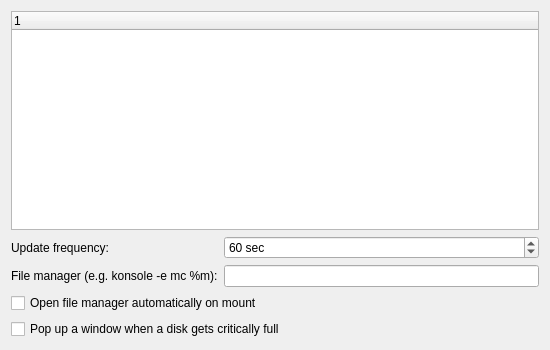
<?xml version="1.0" encoding="UTF-8"?>
<ui version="4.0">
 <class>KDFConfigWidget</class>
 <widget class="QWidget" name="KDFConfigWidget">
  <property name="geometry">
   <rect>
    <x>0</x>
    <y>0</y>
    <width>550</width>
    <height>350</height>
   </rect>
  </property>
  <property name="sizePolicy">
   <sizepolicy hsizetype="Minimum" vsizetype="Minimum">
    <horstretch>0</horstretch>
    <verstretch>0</verstretch>
   </sizepolicy>
  </property>
  <property name="windowTitle">
   <string>Form</string>
  </property>
  <layout class="QGridLayout" name="gridLayout">
   <item row="0" column="0" colspan="2">
    <widget class="QTreeWidget" name="m_listWidget">
     <property name="rootIsDecorated">
      <bool>false</bool>
     </property>
     <column>
      <property name="text">
       <string notr="true">1</string>
      </property>
     </column>
    </widget>
   </item>
   <item row="1" column="0">
    <widget class="QLabel" name="updateLabel">
     <property name="text">
      <string>Update frequency:</string>
     </property>
    </widget>
   </item>
   <item row="1" column="1">
    <widget class="QSpinBox" name="m_updateSpinBox">
     <property name="suffix">
      <string> sec</string>
     </property>
     <property name="maximum">
      <number>3600</number>
     </property>
     <property name="value">
      <number>60</number>
     </property>
    </widget>
   </item>
   <item row="5" column="0" colspan="2">
    <widget class="QCheckBox" name="mOpenMountCheck">
     <property name="text">
      <string>Open file manager automatically on mount</string>
     </property>
    </widget>
   </item>
   <item row="6" column="0" colspan="2">
    <widget class="QCheckBox" name="mPopupFullCheck">
     <property name="text">
      <string>Pop up a window when a disk gets critically full</string>
     </property>
    </widget>
   </item>
   <item row="2" column="0">
    <widget class="QLabel" name="fileManagerEdit">
     <property name="text">
      <string>File manager (e.g. konsole -e mc %m):</string>
     </property>
    </widget>
   </item>
   <item row="2" column="1">
    <widget class="KLineEdit" name="mFileManagerEdit"/>
   </item>
  </layout>
 </widget>
 <customwidgets>
  <customwidget>
   <class>KLineEdit</class>
   <extends>QLineEdit</extends>
   <header>klineedit.h</header>
  </customwidget>
 </customwidgets>
 <resources/>
 <connections/>
</ui>
